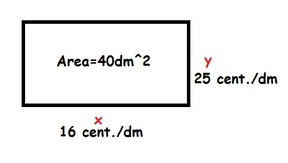
#> input picture figura1.jpg, 288 x 163 px, shrunk from 413 x 233 before the run
$ jupyter execute Programacion+no+Lineal-Copy1.ipynb   (shell and % lines are left out)
#> lines starting #> are read from the running program, lines starting #| are printed output that depends on the picture
# PROBLEMA DE PROGRAMACION NO LINEAL

- **Autores:** Johan Sebastian Peña, Sergio Meza Zapata, Hader Castañeda, Alejandro Giraldo Martinez
- **Fecha:** 16/05/2018
- **Universidad:** Universidad Autónoma de Manizales

## Introduccion

En el presente documento se demuestra mediante un ejemplo particular, el desarrollo y solución de un Problema de Programación NO Lineal.

Por definición tenemos que un PNL es el proceso de resolución de un sistema de igualdades o desigualdades sujetas a restricciones sobre un conjunto de variables reales desconocidas, con una funcion objetivo a maximizar o minimizar, cuando alguna de las restricciones o la función objetivo **no son lineales**.

## Caracteristicas

- Los problemas de programacion no lineal, tambien son llamados curvilineos, ya que el área que delimita las soluciones factibles en un gráfico se presenta en forma de curva.

- Los problemas no lineales se caracterizan por tener relaciones no lineales, es decir, no existe una relación directa y proporcional entre las variables que intervienen.

## Ejemplo 1

Se requiere cortar y decorar un espejo rectangular de area 40dm$^2$.

Si los adornos a lo largo de los lados horizontales cuestan 16 centavos por decimetro y los de los lados verticales cuestan 25 centavos por decimetro, ¿Cuáles son las dimensiones que **minimizan** el costo total?

[cell 1]
import skimage
%pylab inline
import skimage.io as skio

image = skio.imread('figura1.jpg')
#> image is the input picture: shape (163, 288, 3); mean R, G, B 239.6, 239.5, 239.4
plt.imshow(image)

### Funcion objetivo

La función Objetivo está determinada para **MINIMIZAR EL COSTO**

Min(costo) = $(2x)*16+(2y)*25$

Min(costo) = $32x+50y$

Se reescribe la función objetivo como se acostumbra en el metodo de multiplicadores de Lagrange:

$$f(x,y)=32x+50y$$

### Restricción

- Por ser x,y medidas del rectangulo: $$x,y\geq 0$$
- La restricción está dada por el área del espejo

$xy=40$

Por el método de los multiplicadores se acostumbra a tener la restriccion igualada a 0, por lo tanto:

$xy-40=0$

reescribimos:

$$g(x,y)=xy-40$$

El metodo de multiplicadores de Lagrange porpone:

$$\bigtriangledown \overrightarrow{f}=\lambda \bigtriangledown \overrightarrow{g}$$

Tenemos que:
$$(fx,fy)=\lambda (gx,gy)$$

$$(fx,fy)=(\lambda gx,\lambda gy)$$

Igualamos vectores y despejamos $\lambda$

#### $$fx=\lambda gx \Longleftrightarrow fy=\lambda gy$$
#### $$\lambda = \frac{fx}{gx} \Longleftrightarrow \lambda = \frac{fy}{gy}$$

Igualando las dos expresiones

#### $$\frac{fx}{gx} = \frac{fy}{gy}$$

- Se realizan las derivadas parciales de cada una de las funciones

- $f(x,y)=32x+50y$

$$\frac{\partial}{\partial x} f(x,y) = 32$$

$$\frac{\partial}{\partial y} f(x,y) = 50$$

- $g(x,y)=xy-40$
$$\frac{\partial}{\partial x} g(x,y) = y$$

$$\frac{\partial}{\partial y} g(x,y) = x$$

Reemplazamos las derivadas parciales en la relacion anterior:

$$\frac{32}{y} = \frac{50}{x}$$

$$32x=50y$$

Simplificando:
### $$16x=25y \Longrightarrow Ecuac. 1$$

Retomando la Restriccion, tenemos la ecuacion 2 y conformamos un sistema de ecuaciones:

### $$xy=40 \Longrightarrow  Ecuac. 2$$

De la Ecuacion 1 despejamos X:

 $$x=\frac{25y}{16} \Longrightarrow Ecuac. 3$$

Sustituimos 3 en 2 y despejamos y:

$$\frac{25y}{16} * y = 40$$

$$\frac{25y^2}{16}=40$$

$$y^2=\frac{(40)(16)}{25}$$

$$y^2=\frac{128}{5}$$

$$y=\sqrt{\frac{128}{5}}$$

# $$y=5.059dm$$

Reemplazando y en la ecuacion 3:
$$x=\frac{25(5.059)}{16}$$

# $$x=7.91dm$$

[cell 2]
x = 7.91

[cell 3]
y = 5.059

Teniendo los valores de x,y obtenemos el Minimo reemplazando en la función Objetivo

[cell 4]
costo = 32*x + 50*y

[cell 5]
costo

Finalmente tenemos que las dimensiones que minimizan el costo del espejo y que cumplen con las restricciones son:
### 7.91 dm (Horizontal)  *  5.059 dm (Vertical) con un Costo minimo de 506.07 centavos

## Ejemplo 2

###  $$min (x_1-6)^2+(x_2-7)^2$$

### Restricciones

###  $$g1 \Longrightarrow x_1+x_2\leq6$$

###  $$g2 \Longrightarrow 2x_1+x_2\leq8$$

Encontrando Puntos de cortes de cada una de las restricciones g1 y g2:

### $$g1(x_1,x_2)=(0,6)$$
### $$g1(x_1,x_2)=(6,0)$$
### $$g2(x_1,x_2)=(0,8)$$
### $$g2(x_1,x_2)=(4,0)$$

[cell 6]
g1x1 = np.array ([0, 6])
g1x2 = np.array ([6, 0])
g2x1 = np.array ([0, 4])
g2x2 = np.array ([8, 0])

La funcion Objetivo hace reperencia a una circunferencia con centro en $(x_1,x_2)=(6,7)$ de radio R

[cell 7]
centrox1=([6])
centrox2=([7])

[cell 8]
fig = plt.figure(figsize=(20,10))

plotg1x1vsg1x2 = plt.plot(g1x1, g1x2, 'og', markersize=20, label=r'$x1 \, vs. \, x2$')
plotlin = plt.plot(g1x1, g1x2, '-r', linewidth=5, label=r'Restriccion g1')

plotg2x1vsg2x2 = plt.plot(g2x1, g2x2, 'or', markersize=20, label=r'$x1 \, vs. \, x2$')
plotlin = plt.plot(g2x1, g2x2, '-b', linewidth=5, label=r'Restriccion g2')

plotcentro = plt.plot(centrox1, centrox2, '*c', markersize=20, label=r'Cetro=Optimo Irrestricto')

plt.legend(loc=0, fontsize=30)
plt.xlim(0,10)
plt.ylim(0,10)

plt.xlabel('x1',fontsize=35)
plt.ylabel('x2',fontsize=35)
plt.title('Gráfica',fontsize=35)

plt.xticks(fontsize=25)
plt.yticks(fontsize=25)
plt.grid(True)
plt.tight_layout()
plt.show
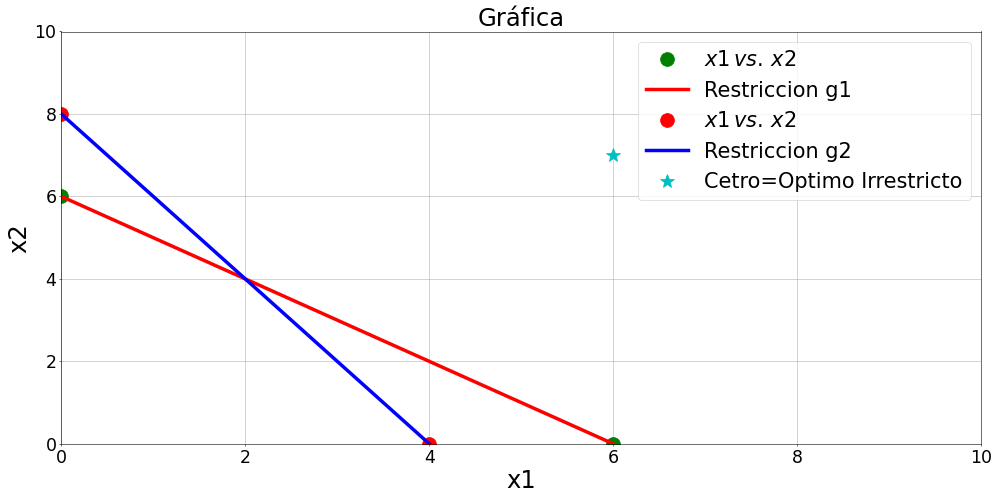
#> figure drawn by matplotlib, 1 panel

De a funcion Objetivo sacamos el gradiente para determinar hacia donde se orienta el Optimo.

### $$f(x_1,x_2) = (x_1-6)^2+(x_2-7)^2$$
### $$ \frac{\partial}{\partial x_1} f(x_1,x_2) = 2(x_1-6) $$
### $$ \frac{\partial}{\partial x_2} f(x_1,x_2) = 2(x_2-7) $$

Igualando la restriccion g1 y g2, se obtiene el punto de interseccion ** $(x_1,x_2)=(2,4)$  **, reemplazando estas coordenadas en las derivadas parciales, obtenemos un vector que nos indica la direccion del incremento del valor Optimo.

### Si $x_1=2$ y $x_2=4$
### $$2(x_1-6)=-8$$
### $$2(x_2-7)=-6$$

Desde el punto donde se calculó el gradiente, tenemos un desplazamiento en $x_1$ de -8 y para $x_2$ un desplazamiento de -6 unidades. Como el vector resultante se aleja del punto donde se tomó el gradiente, esto nos indica que entre mas nos alejemos el resultado será un maximo.

[cell 9]
fig = plt.figure(figsize=(20,10))
image = skio.imread('gradiente.jpg')
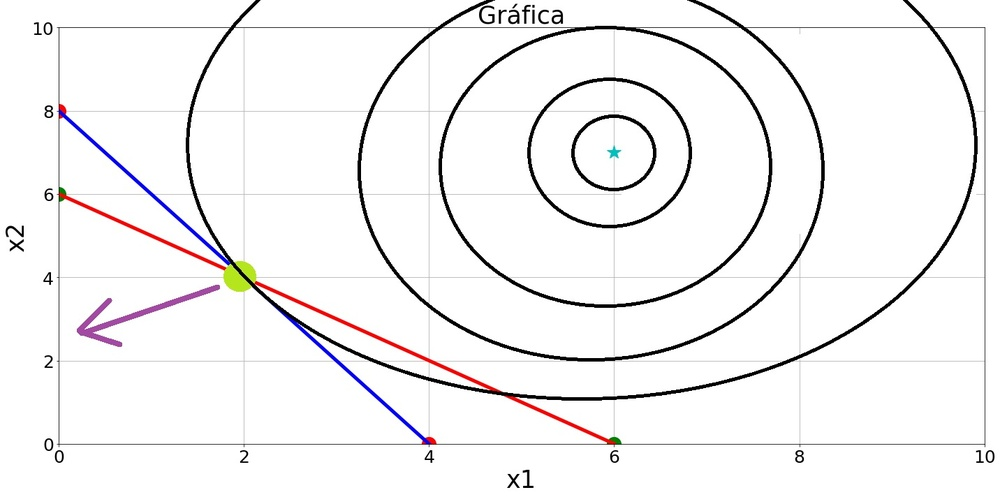
#> input picture gradiente.jpg, 1000 x 497 px, shrunk from 1432 x 712 before the run
#> image is the input picture: shape (497, 1000, 3); mean R, G, B 244, 243, 243.5
plt.imshow(image)
